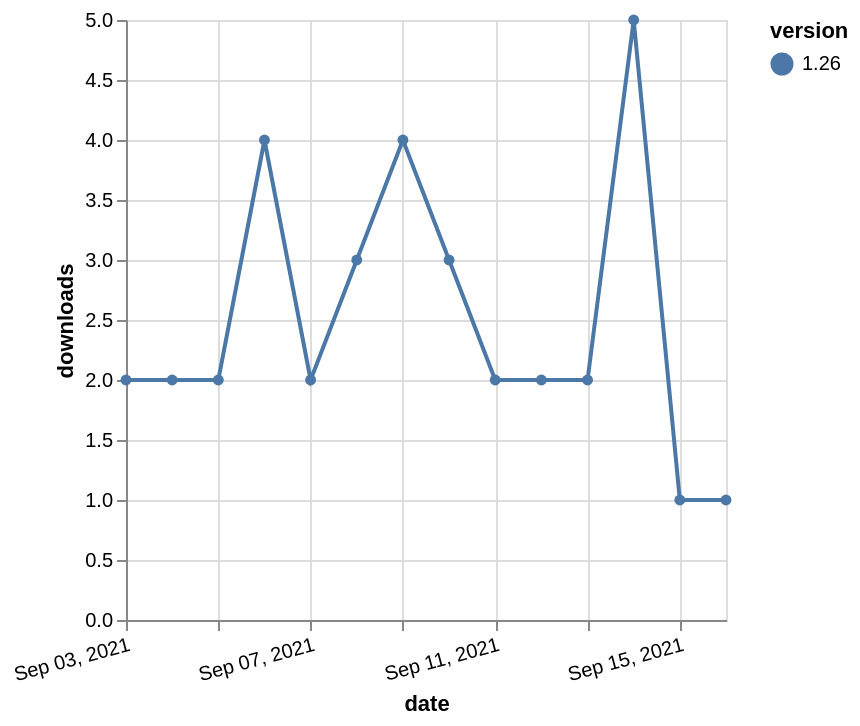

Source (Vega-Lite JSON):
### Vega-Lite specification from a JSON file in a GitHub repository (floating-point values rounded to 4 significant figures)
{"$schema": "https://vega.github.io/schema/vega-lite/v5.json", "description": "A simple bar chart with embedded data.", "data": {"values": [{"date": "2021-09-03", "total": 3122, "delta": 2, "version": "1.26"}, {"date": "2021-09-04", "total": 3124, "delta": 2, "version": "1.26"}, {"date": "2021-09-05", "total": 3126, "delta": 2, "version": "1.26"}, {"date": "2021-09-06", "total": 3130, "delta": 4, "version": "1.26"}, {"date": "2021-09-07", "total": 3132, "delta": 2, "version": "1.26"}, {"date": "2021-09-08", "total": 3135, "delta": 3, "version": "1.26"}, {"date": "2021-09-09", "total": 3139, "delta": 4, "version": "1.26"}, {"date": "2021-09-10", "total": 3142, "delta": 3, "version": "1.26"}, {"date": "2021-09-11", "total": 3144, "delta": 2, "version": "1.26"}, {"date": "2021-09-12", "total": 3146, "delta": 2, "version": "1.26"}, {"date": "2021-09-13", "total": 3148, "delta": 2, "version": "1.26"}, {"date": "2021-09-14", "total": 3153, "delta": 5, "version": "1.26"}, {"date": "2021-09-15", "total": 3154, "delta": 1, "version": "1.26"}, {"date": "2021-09-16", "total": 3155, "delta": 1, "version": "1.26"}]}, "width": "container", "mark": {"type": "line", "point": {"filled": true}}, "encoding": {"x": {"field": "date", "type": "temporal", "timeUnit": "yearmonthdate", "title": "date", "axis": {"labelAngle": -15}}, "y": {"field": "delta", "type": "quantitative", "title": "downloads"}, "color": {"field": "version", "type": "nominal"}, "tooltip": {"field": "delta"}}}
